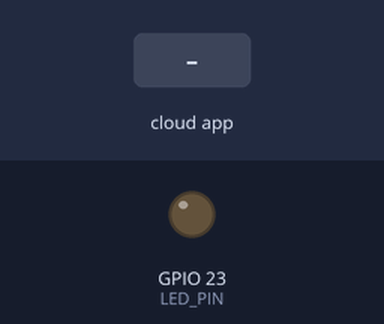
Bench run of a sketch on a simulated ESP32. On the bench: output pins drawn as LEDs (lit = HIGH). The test bench sets the inputs (shaded band). WiFi joins after 1.5 s; servers stay silent unless stated; what the sketch prints to the serial monitor is not drawn.

Above: at 2.7 s.
2.8 s: the phone or cloud app sets 692ef5bc00f870dd77c6356e to 1
At 3.4 s:
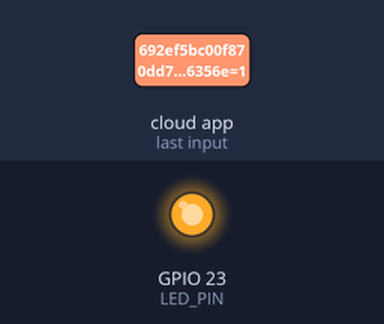
4.3 s: the phone or cloud app sets 692ef5bc00f870dd77c6356e to 0
At 4.6 s:
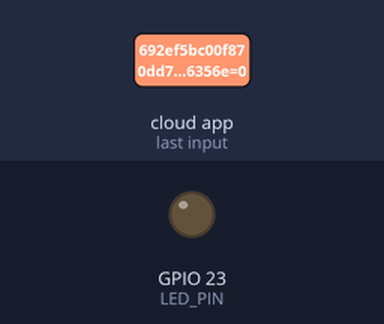
Timing chart, 0 to 7.3 s (numbered marks = the images above; inputs shaded):
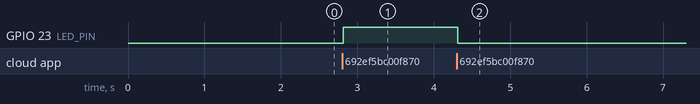

Measured:
- after the input at 2.8 s, GPIO 23 (LED_PIN): LOW → HIGH at once
- after the input at 4.3 s, GPIO 23 (LED_PIN): HIGH → LOW at once

The sketch:

ESP32_SmartHome_SinricPro.ino
```cpp
/*
 * 專案名稱: ESP32_SmartHome_SinricPro
 * 功能: 透過 Google Home / Alexa / Siri Shortcuts 語音控制 LED
 *
 * === 使用教學 ===
 * 1. 安裝程式庫:
 *    在 Arduino IDE 中，前往 [草稿碼] -> [匯入程式庫] -> [管理程式庫]
 *    搜尋 "SinricPro" 並安裝 (作者: Sinric Pro)。
 *
 * 2. 取得金鑰 (免費):
 *    前往 https://sinric.pro/ 註冊帳號。
 *    登入後，點擊 "Devices" -> "Add Device"。
 *    - Name: "Living Room Light" (這會是你語音指令的名字)
 *    - Description: 隨意
 *    - Device Type: "Switch"
 *    點擊 Next/Save。
 *
 *    接著點擊左側 "Credentials"，你會看到:
 *    - App Key
 *    - App Secret
 *    回到 "Devices" 頁面，你會看到剛剛建立裝置的:
 *    - Device ID
 *
 *    將這三個資訊填入下方程式碼對應位置。
 *
 * 3. 連結 Google Home:
 *    打開手機 "Google Home" App。
 *    點擊左上角 "+" -> "設定裝置" -> "與 Google 服務連結"。
 *    搜尋 "Sinric Pro"，登入你的帳號。
 *    完成後，你就可以對手機說: "Hey Google, turn on Living Room Light"。
 *
 * 4. 連結 Siri (iPhone):
 *    下載 "Sinric Pro" App。
 *    在 App 中建立 "Scenes" (場景)，例如 "Light On"。
 *    點擊 "Add to Siri"，設定語音指令 "開燈"。
 *    之後就可以對手機說: "Hey Siri, 開燈"。
 */

#include <WiFi.h>
#include <SinricPro.h>
#include <SinricProSwitch.h>

// ================= 使用者設定區 =================
const char* WIFI_SSID = "Techart_AIoT";
const char* WIFI_PASS = "0908906870@a";

// 請將 Sinric Pro 網站上的資訊填入這裡
#define APP_KEY           "7387151c-26b3-4b62-9686-1b2003d76aba"
#define APP_SECRET        "f7f0ac09-65be-45a4-9ae5-7ba5da12dcfd-e38f9656-5e32-426b-b897-a43c69fa2342"
#define SWITCH_ID         "692ef5bc00f870dd77c6356e"

// 控制的 LED 腳位
const int LED_PIN = 23;
// ==============================================

// 當收到開關指令時會執行此函式
bool onPowerState(const String &deviceId, bool &state) {
  Serial.printf("接收到指令 - 裝置 ID: %s, 狀態: %s\r\n", deviceId.c_str(), state ? "開啟 (ON)" : "關閉 (OFF)");

  // 控制 LED
  digitalWrite(LED_PIN, state ? HIGH : LOW);

  return true; // 回傳 true 告訴伺服器執行成功
}

void setup() {
  Serial.begin(9600);

  // 設定 GPIO
  pinMode(LED_PIN, OUTPUT);
  digitalWrite(LED_PIN, LOW);

  // 連接 WiFi
  WiFi.begin(WIFI_SSID, WIFI_PASS);
  Serial.print("正在連線 WiFi");
  while (WiFi.status() != WL_CONNECTED) {
    Serial.print(".");
    delay(500);
  }
  Serial.println("\nWiFi 已連線");
  Serial.print("IP 位址: ");
  Serial.println(WiFi.localIP());

  // 設定 Sinric Pro 裝置
  SinricProSwitch& mySwitch = SinricPro[SWITCH_ID];
  mySwitch.onPowerState(onPowerState);

  // 建立與 Sinric Pro 伺服器的連線
  SinricPro.begin(APP_KEY, APP_SECRET);
  Serial.println("Sinric Pro 服務已啟動，等待指令...");
}

void loop() {
  // 處理 Sinric Pro 的連線與指令
  SinricPro.handle();
}
```
